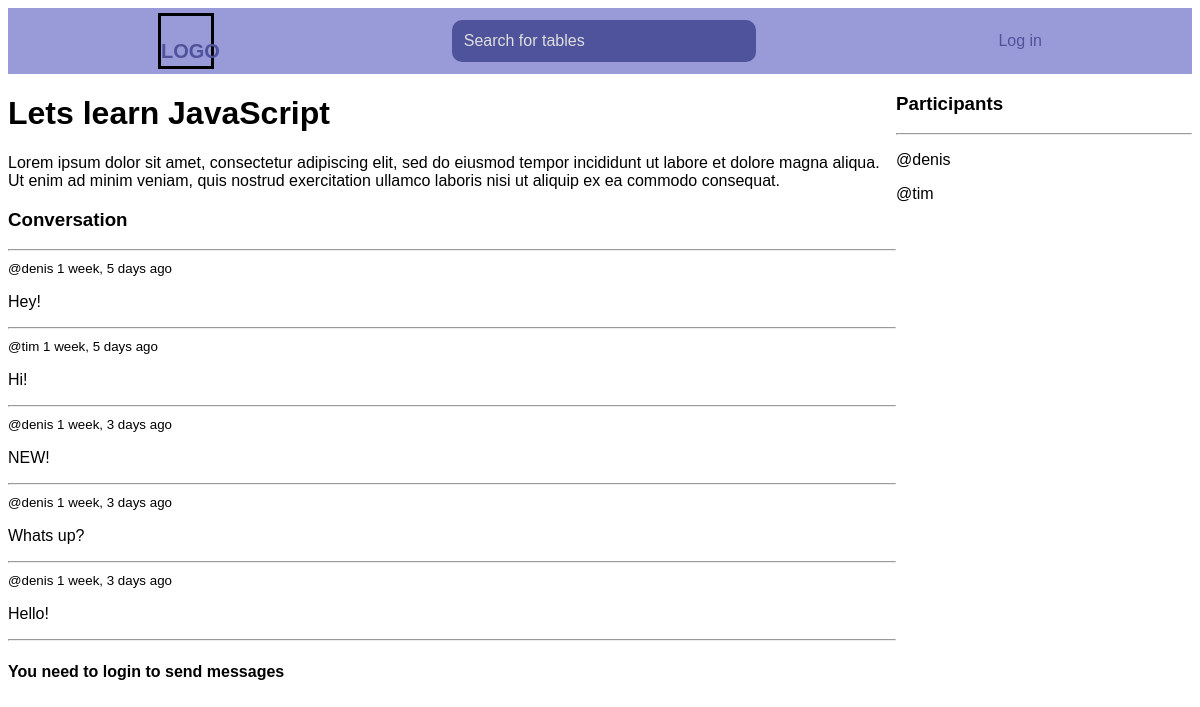
The page /table/1/ on the database its author committed.
### tabletalks/base/models.py (models this page shows, shortened)
class Table(models.Model):
    host = models.ForeignKey(User, on_delete=models.SET_NULL, null=True)
    topic = models.ForeignKey(Topic, on_delete=models.SET_NULL, null=True)
    name = models.CharField(max_length=200)
    description = models.TextField(null=True, blank=True)
    participants = models.ManyToManyField(
        User, related_name='participants', blank=True
    )
    updated = models.DateTimeField(auto_now=True)
    created = models.DateTimeField(auto_now_add=True)
    class Meta:
        ordering = ['-updated', '-created']

class Message(models.Model):
    user = models.ForeignKey(User, on_delete=models.CASCADE)
    table = models.ForeignKey(Table, on_delete=models.CASCADE)
    body = models.TextField()
    updated = models.DateTimeField(auto_now=True)
    created = models.DateTimeField(auto_now_add=True)
    class Meta:
        ordering = ['-updated', '-created']

### tabletalks/base/views.py (the view, shortened to what this page needs)
# urls.py: path('table/<str:pk>/', views.table, name='table'),
def table(request, pk):
    table = Table.objects.get(id=pk)
    table_messages = table.message_set.all().order_by('created')
    participants = table.participants.all()
    context = {
        'table': table,
        'table_messages': table_messages,
        'participants': participants,
    }
    return render(request, 'base/table.html', context)

### tabletalks/base/templates/base/table.html (shortened to what this page needs)
{% extends 'main.html' %}
{% block content %}
<div class="room-container">
    <div>
        <h1>{{ table.name }}</h1>
        <p>{{ table.description }}</p>
        <div class="comment-wrapper">
            <h3>Conversation</h3>
            <hr>
            {% for message in table_messages %}
            <div>
                <small>@{{ message.user }}  {{ message.created | timesince }} ago</small>
                <p>{{ message.body }}</p>
                <hr>
            </div>
            {% endfor %}
        </div>
        {% if request.user.is_authenticated %}
        <div class="comment-form">
            <form method="POST" action="">
                {% csrf_token %}
                <input type="text" name="body" placeholder="Write your message here...">
                <input type="submit" value="Send" />
            </form>
        </div>
        {% else %}
        <div>
           <h4>You need to login to send messages</h4>
        </div>
        {% endif %}
    </div>
    <div>
        <h3>Participants</h3>
        <hr>
        {% for user in participants %}
        <div>
            <p>@{{ user.username }}</p>
        </div>
        {% endfor %}
    </div>
</div>
{% endblock content %}

### tabletalks/static/styles/main.css (style rules this page uses)
:root { --color-background: #ffffff; --color-dark: #4f539c; --color-medium: #989bd8; --color-light: #a7a9ec; --color-lighter: #d1d2f8; }
body { font-family: Arial, Helvetica, sans-serif; align-items: center; justify-content: center; background-color: var(--color-background); }

### tabletalks/base/templates/base/table.html (style rules this page uses)
.room-container { display: grid; grid-template-columns: 3fr 1fr; }

### rows shown on the page
Table: name "Lets learn JavaScript", description "Lorem ipsum dolor sit amet, consectetur adipiscing elit, sed do eiusmod tempor incididunt ut labore et dolore magna aliqua. Ut enim ad minim veniam, quis nostrud exercitation ullamco laboris nisi ut aliquip ex ea commodo consequat."
Message: user "denis", created "1 week, 5 days", body "Hey!"
Message: user "tim", created "1 week, 5 days", body "Hi!"
Message: user "denis", created "1 week, 3 days", body "NEW!"
Message: user "denis", created "1 week, 3 days", body "Whats up?"
Message: user "denis", created "1 week, 3 days", body "Hello!"

### other values the page prints
{{ user.username }} "denis"
{{ user.username }} "tim"
